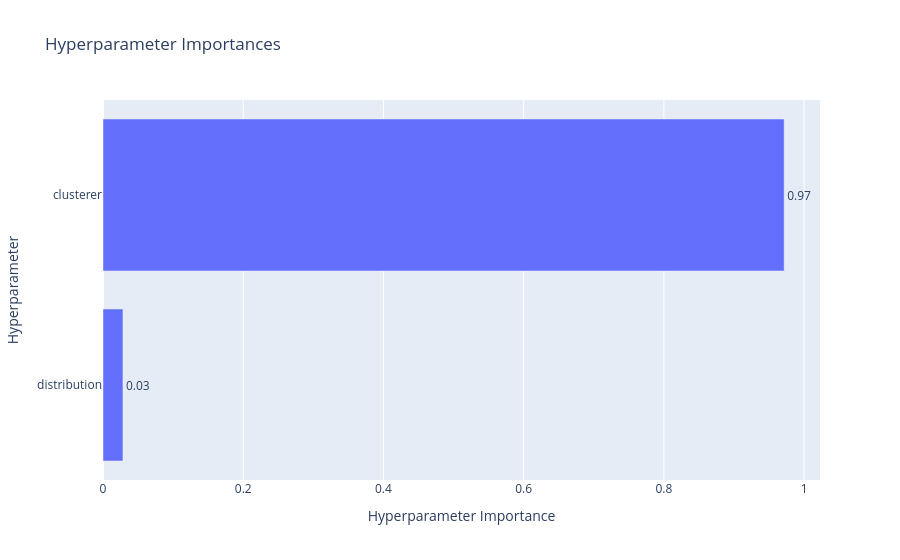

The notebook cell saved with this chart:
### Markdown cell above
Plot hyperparameter importances based on the Optuna attempts.

### Code cell
plot_param_importances(study_glm_rs)

### Figure 1 — Plotly figure (JSON) as saved in the notebook; plotly's stock layout.template omitted (floating-point values rounded to 4 significant figures)
{"data": [{"cliponaxis": false, "hovertemplate": ["distribution (CategoricalDistribution): 0.028434707456536628<extra></extra>", "clusterer (CategoricalDistribution): 0.9715652925434634<extra></extra>"], "name": "Objective Value", "orientation": "h", "text": ["0.03", "0.97"], "textposition": "outside", "type": "bar", "x": [0.02843, 0.9716], "y": ["distribution", "clusterer"]}], "layout": {"title": {"text": "Hyperparameter Importances"}, "xaxis": {"title": {"text": "Hyperparameter Importance"}}, "yaxis": {"title": {"text": "Hyperparameter"}}}}
